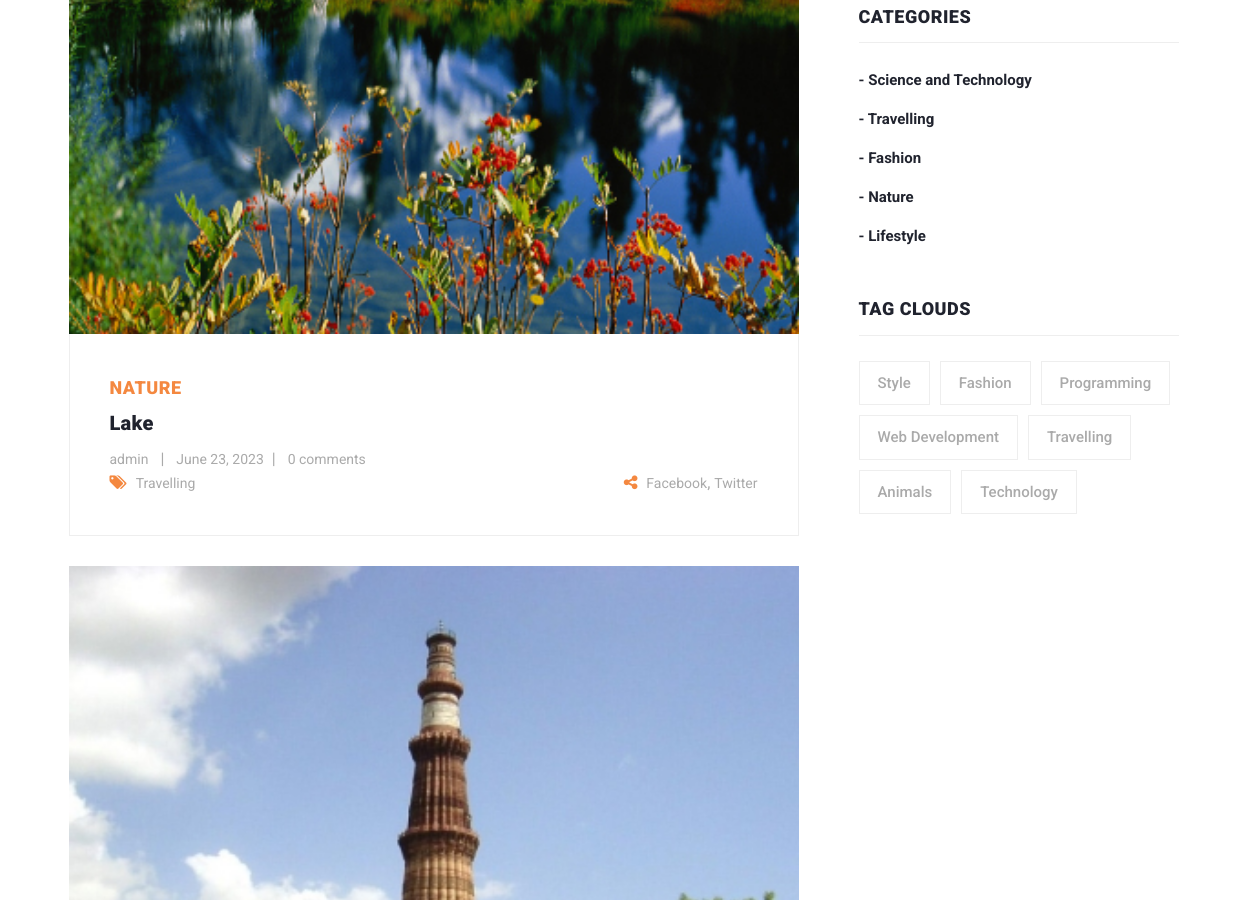
The app's page / (middle part), older data.
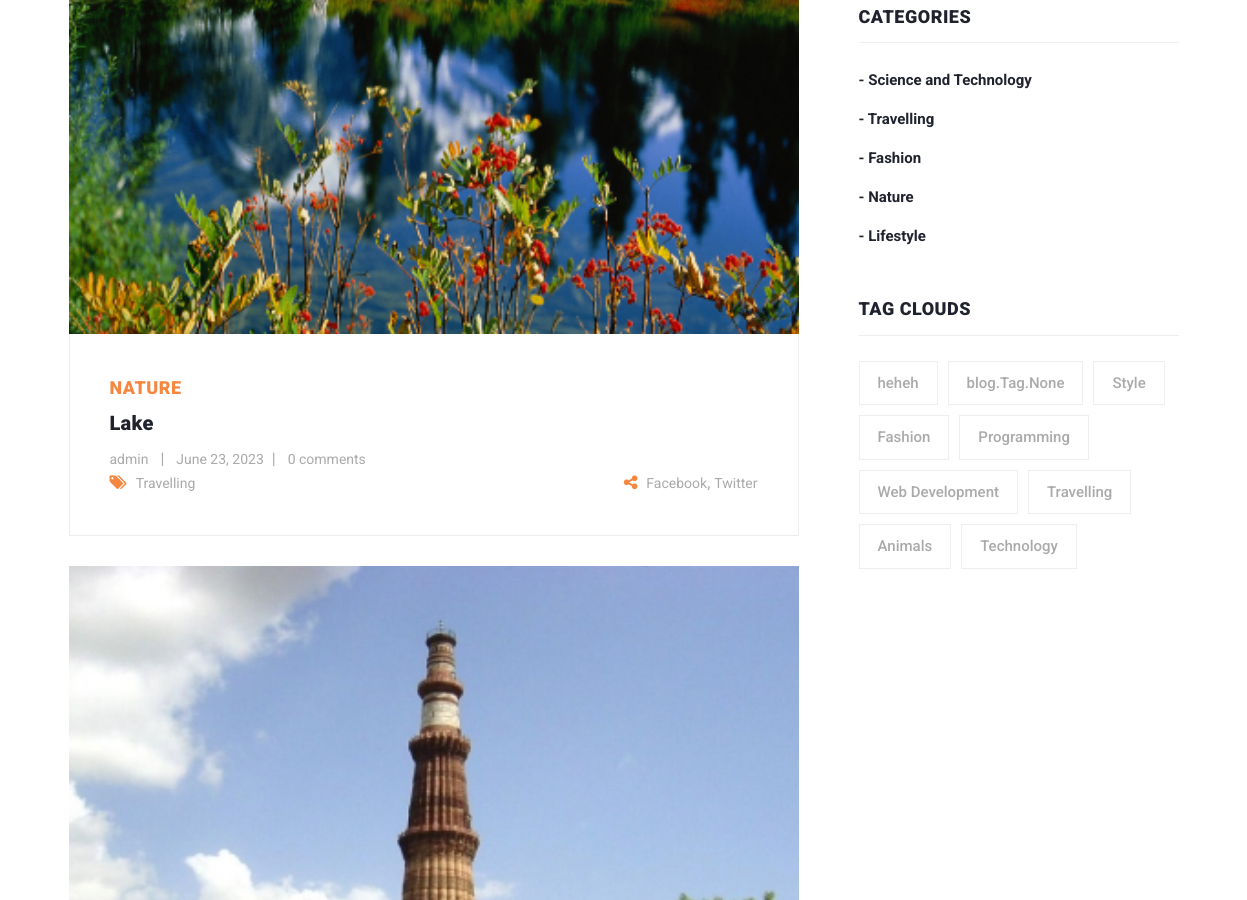
The same page, newer data.
### blog/models.py (models this page shows, shortened)
class Blog(models.Model):
    user = models.ForeignKey(
        User,
        related_name='user_blogs',
        on_delete=models.CASCADE
    )
    category = models.ForeignKey(
        Category,
        related_name='category_blogs',
        on_delete=models.CASCADE
    )
    tags = models.ManyToManyField(
        Tag,
        related_name='tag_blogs',
        blank=True
    )
    likes = models.ManyToManyField(
        User,
        related_name='user_likes',
        blank=True
    )
    title = models.CharField(
        max_length=250
    )
    slug = models.SlugField(null=True, blank=True)
    banner = models.ImageField(upload_to='blog_banners')
    description = RichTextField()
    created_date = models.DateField(auto_now_add=True)

class Category(models.Model):
    title = models.CharField(max_length=150, unique=True)
    slug = models.SlugField(null=True, blank=True)
    created_date = models.DateField(auto_now_add=True)
    def __str__(self) -> str:
        return self.title

class Tag(models.Model):
    title = models.CharField(max_length=150)
    slug = models.SlugField(null=True, blank=True)
    created_date = models.DateField(auto_now_add=True)

### user_profile/models.py (models this page shows, shortened)
class User(AbstractUser):
    email = models.EmailField(
        max_length=150,
        unique=True,
        error_messages={
            "unique": "The email must be unique"
        }
    )
    profile_image = models.ImageField(
        null=True,
        blank=True,
        upload_to="profile_images"
    )
    followers = models.ManyToManyField("Follow")
    REQUIRED_FIELDS = ["email"]
    objects = CustomUserManager()

### blog/views.py (the view)
# urls.py: path('', home, name='home'),
def home(request):
    blogs = Blog.objects.order_by('-created_date')
    tags = Tag.objects.order_by('-created_date')
    context = {
        "blogs": blogs,
        "tags": tags
    }
    return render(request, 'home.html', context)

### blog/context_processors.py (called while the page is built)
def get_all_categories(request):
    categories = Category.objects.all()
    context = {
        "categories": categories
    }
    return context

### templates/home.html (shortened to what this page needs)
{% extends 'base.html' %}
{% load static %}
{% block content %}
<section class="blog-posts">
    <div class="container">
        <div class="row">
            <div class="col-lg-8">
                <div class="all-blog-posts">
                    <div class="row">
                        {% for blog in blogs|slice:"3" %}
                        <div class="col-lg-12">
                            <div class="blog-post">
                                <div class="blog-thumb">
                                    <img src="{{blog.banner.url}}" alt="">
                                </div>
                                <div class="down-content">
                                    <span>{{blog.category}}</span>
                                    <a href="#">
                                        <h4>{{blog.title}}</h4>
                                    </a>
                                    <ul class="post-info">
                                        <li><a
                                                href="{% url 'view_user_information' blog.user.username %}">{{blog.user.username}}</a>
                                        </li>
                                        <li><a href="#">{{blog.created_date}}</a></li>
                                        <li><a href="#">{{blog.blog_comments.all.count}} comments</a></li>
                                    </ul>
                                    <div class="post-options">
                                        <div class="row">
                                            <div class="col-6">
                                                <ul class="post-tags">
                                                    <li><i class="fa fa-tags"></i></li>
                                                    {% if blog.tags.all.count > 0 %}
                                                    {% for tag in blog.tags.all %}
                                                    <li><a href="#">{{tag.title}}</a></li>
                                                    {% endfor %}
                                                    {% endif %}
                                                </ul>
                                            </div>
                                            <div class="col-6">
                                                <ul class="post-share">
                                                    <li><i class="fa fa-share-alt"></i></li>
                                                    <li><a href="#">Facebook</a>,</li>
                                                    <li><a href="#"> Twitter</a></li>
                                                </ul>
                                            </div>
                                        </div>
                                    </div>
                                </div>
                            </div>
                        </div>
                        {% endfor %}
                    </div>
                </div>
            </div>
            {% include 'sidebar.html' %}
        </div>
    </div>
</section>
{% endblock content %}

### templates/sidebar.html (shortened to what this page needs)
<div class="col-lg-4">
    <div class="sidebar">
        <div class="row">
            <div class="col-lg-12">
                <div class="sidebar-item categories">
                    <div class="sidebar-heading">
                        <h2>Categories</h2>
                    </div>
                    <div class="content">
                        <ul>
                            {% for category in categories %}
                            <li><a href="{% url 'category_blogs' category.slug %}">- {{category.title}}</a></li>
                            {% endfor %}
                        </ul>
                    </div>
                </div>
            </div>
            <div class="col-lg-12">
                <div class="sidebar-item tags">
                    <div class="sidebar-heading">
                        <h2>Tag Clouds</h2>
                    </div>
                    <div class="content">
                        <ul>
                            {% for tag in tags %}
                            <li><a href="{% url 'tag_blogs' tag.slug %}">{{tag.title}}</a></li>
                            {% endfor %}
                        </ul>
                    </div>
                </div>
            </div>
        </div>
    </div>
</div>

Row changes from the older to the newer data that the page shows:
added Tag: title "heheh", shown under "TAG CLOUDS"
added Tag: title "blog.Tag.None", shown under "TAG CLOUDS"
